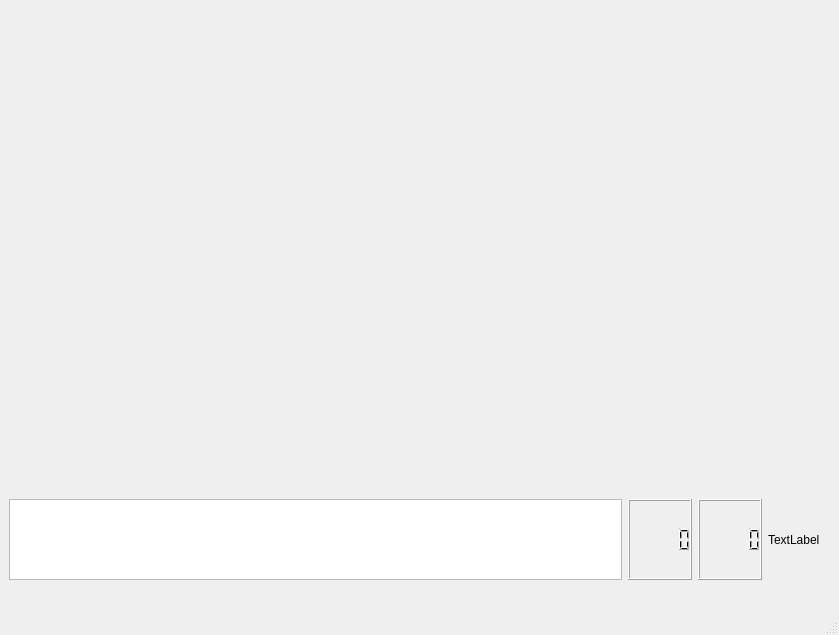
<?xml version="1.0" encoding="UTF-8"?>
<ui version="4.0">
 <class>MainWindow</class>
 <widget class="QMainWindow" name="MainWindow">
  <property name="geometry">
   <rect>
    <x>0</x>
    <y>0</y>
    <width>839</width>
    <height>635</height>
   </rect>
  </property>
  <property name="windowTitle">
   <string>MainWindow</string>
  </property>
  <widget class="QWidget" name="centralwidget">
   <widget class="QWidget" name="gridLayoutWidget">
    <property name="geometry">
     <rect>
      <x>9</x>
      <y>19</y>
      <width>811</width>
      <height>471</height>
     </rect>
    </property>
    <layout class="QGridLayout" name="gridLayout"/>
   </widget>
   <widget class="QWidget" name="horizontalLayoutWidget">
    <property name="geometry">
     <rect>
      <x>9</x>
      <y>499</y>
      <width>811</width>
      <height>81</height>
     </rect>
    </property>
    <layout class="QHBoxLayout" name="horizontalLayout">
     <item>
      <widget class="QTextBrowser" name="textBrowser"/>
     </item>
     <item>
      <widget class="QLCDNumber" name="lcdNumber_2"/>
     </item>
     <item>
      <widget class="QLCDNumber" name="lcdNumber"/>
     </item>
     <item>
      <widget class="QLabel" name="label">
       <property name="text">
        <string>TextLabel</string>
       </property>
      </widget>
     </item>
    </layout>
   </widget>
  </widget>
  <widget class="QMenuBar" name="menubar">
   <property name="geometry">
    <rect>
     <x>0</x>
     <y>0</y>
     <width>839</width>
     <height>25</height>
    </rect>
   </property>
  </widget>
  <widget class="QStatusBar" name="statusbar"/>
 </widget>
 <resources/>
 <connections/>
</ui>
